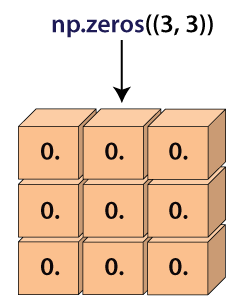
#> input picture examples/numpy-zeros.png, 241 x 300 px
$ python image-rotation.py
#> lines starting #> are read from the running program, lines starting #| are printed output that depends on the picture
import cv2
import numpy as np


input_image = cv2.imread('numpy-zeros.png')
#> input_image is the input picture: shape (300, 241, 3); mean B, G, R 185.7, 208.3, 235.6
cv2.imshow('original_image',input_image)

# input_image.shape gives us width and height of an image
# we destructure it and then we can use those variables
width,height = input_image.shape[:2]
#> width = 300; height = 241

# getRotationMatrix receives couple of parameters
# image center  -> (width/2,height/2)
# rotation angle  degrees (30,45,etc.)
# scale .5
rotation_matrix = cv2.getRotationMatrix2D((width/2,height/2),35,.5)
# takes in original image,rotation matrix and width and height of original image
rotated_image = cv2.warpAffine(input_image,rotation_matrix,(width,height))
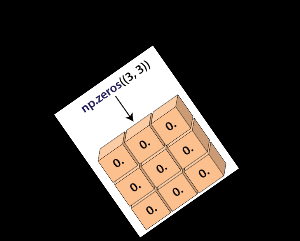
#> rotated_image: shape (241, 300, 3); mean B, G, R 46.4, 52.1, 58.9

cv2.imshow('rotated_image',rotated_image)
cv2.waitKey(0)
cv2.destroyAllWindows()
